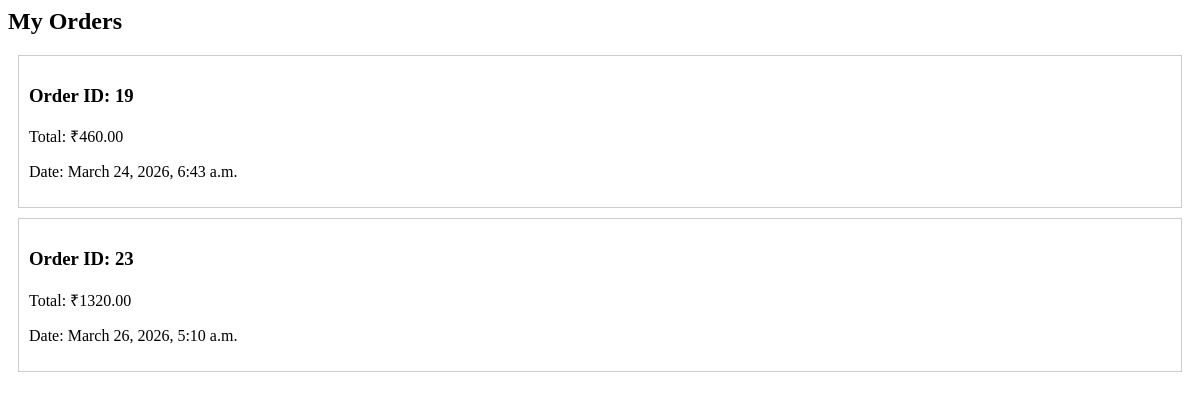
/orders/ (signed in), run on an earlier commit of the app's database.
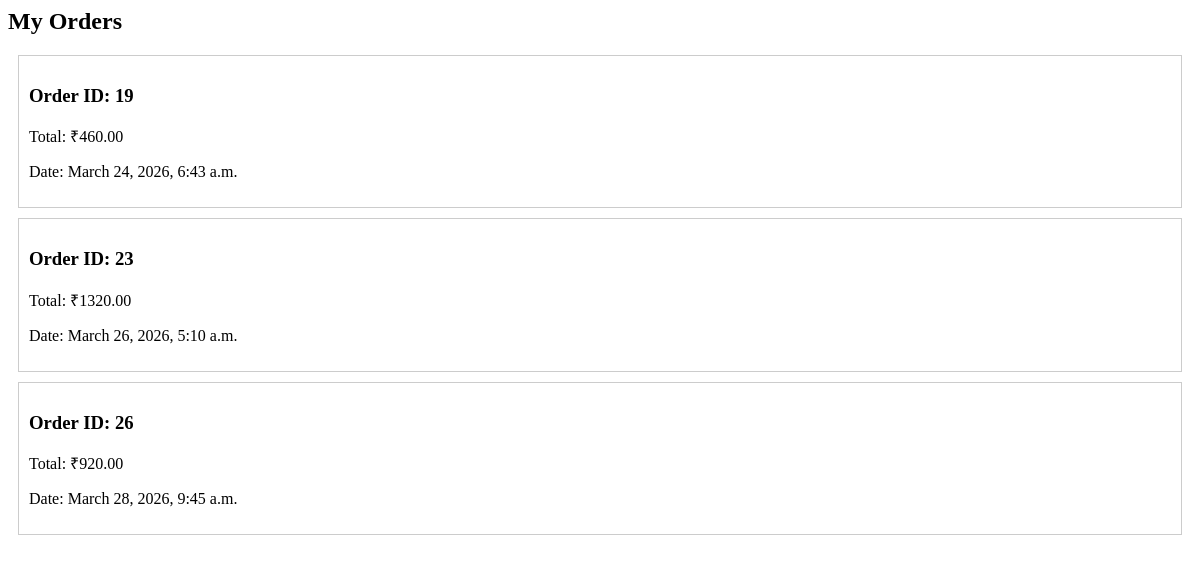
And on a later commit of the database.
### store/models.py (models this page shows, shortened)
class Order(models.Model):
    user = models.ForeignKey(User, on_delete=models.CASCADE)
    total = models.DecimalField(max_digits=10, decimal_places=2)
    created_at = models.DateTimeField(auto_now_add=True)

### store/views.py (the view)
# urls.py: path('orders/', views.my_orders, name='orders'),
def my_orders(request):
    if not request.user.is_authenticated:
        return redirect('login')
    orders = Order.objects.filter(user=request.user)
    return render(request, 'orders.html', {'orders': orders})

### store/templates/orders.html
<h2>My Orders</h2>
{% for order in orders %}
<div style="border:1px solid #ccc; margin:10px; padding:10px;">
    <h3>Order ID: {{ order.id }}</h3>
    <p>Total: ₹{{ order.total }}</p>
    <p>Date: {{ order.created_at }}</p>
</div>
{% endfor %}

What changed in the data, as far as the page shows it:
added Order: id "26", total "920.00", created_at "March 28, 2026, 9:45 a.m."
